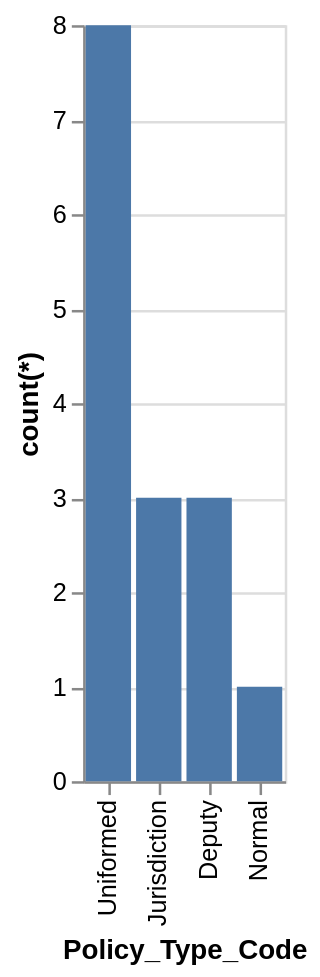

The specification (Vega-Lite) saved for this image:
### Vega-Lite specification from a JSON file in a GitHub repository (floating-point values rounded to 4 significant figures)
{"data": {"values": [{"x_data": "Uniformed", "y_data": 8}, {"x_data": "Jurisdiction", "y_data": 3}, {"x_data": "Deputy", "y_data": 3}, {"x_data": "Normal", "y_data": 1}]}, "mark": "bar", "encoding": {"x": {"field": "x_data", "type": "nominal", "title": "Policy_Type_Code", "sort": {"op": "sum", "field": "y_data", "order": "descending"}}, "y": {"field": "y_data", "type": "quantitative", "title": "count(*)"}}}
